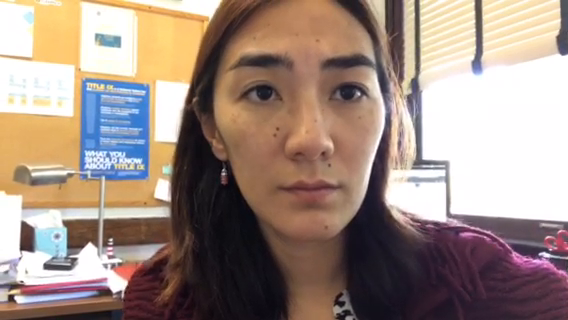
#> input picture frame 19 of instructor/OpenCV/eye-recognition/video/janyl.mov, 568 x 320 px
$ python eyetracking.py --face cascades/haarcascade_frontalface_default.xml --eye cascades/haarcascade_eye.xml --video video/janyl.mov
#> lines starting #> are read from the running program, lines starting #| are printed output that depends on the picture; after the words box and inside, x2 and y2 are one past the last pixel; in counts of white or black regions, pixels touching at a corner belong together
### instructor/OpenCV/eye-recognition/imagesearch/imutils.py
# Import the necessary packages
import numpy as np
import cv2

# [23 lines left out: functions translate, rotate, not called in this run]

def resize(image, width = None, height = None, inter = cv2.INTER_AREA):
	# initialize the dimensions of the image to be resized and
	# grab the image size
	dim = None
	(h, w) = image.shape[:2]

	# if both the width and height are None, then return the
	# original image
	if width is None and height is None:
		return image

	# check to see if the width is None
	if width is None:
		# calculate the ratio of the height and construct the
		# dimensions
		r = height / float(h)
		dim = (int(w * r), height)

	# otherwise, the height is None
	else:
		# calculate the ratio of the width and construct the
		# dimensions
		r = width / float(w)
		dim = (width, int(h * r))

	# resize the image
	resized = cv2.resize(image, dim, interpolation = inter)

	# return the resized image
	return resized

### instructor/OpenCV/eye-recognition/imagesearch/eyetracker.py
# import the necessary packages
import cv2

class EyeTracker:
	def __init__(self, faceCascadePath, eyeCascadePath):
		# load the face and eye detector
		self.faceCascade = cv2.CascadeClassifier(faceCascadePath)
		self.eyeCascade = cv2.CascadeClassifier(eyeCascadePath)

	def track(self, image):
		# detect faces in the image and initialize the list of
		# rectangles containing the faces and eyes
		faceRects = self.faceCascade.detectMultiScale(image,
			scaleFactor = 1.1, minNeighbors = 5, minSize = (30, 30),
			flags = cv2.CASCADE_SCALE_IMAGE)
		rects = []

		# loop over the face bounding boxes
		for (fX, fY, fW, fH) in faceRects:
			# extract the face ROI and update the list of
			# bounding boxes
			faceROI = image[fY:fY + fH, fX:fX + fW]
			rects.append((fX, fY, fX + fW, fY + fH))

			# detect eyes in the face ROI
			eyeRects = self.eyeCascade.detectMultiScale(faceROI,
				scaleFactor = 1.1, minNeighbors = 10, minSize = (20, 20),
				flags = cv2.CASCADE_SCALE_IMAGE)

			# loop over the eye bounding boxes
			for (eX, eY, eW, eH) in eyeRects:
				# update the list of boounding boxes
				rects.append(
					(fX + eX, fY + eY, fX + eX + eW, fY + eY + eH))

		# return the rectangles representing bounding
		# boxes around the faces and eyes
		return rects

### instructor/OpenCV/eye-recognition/eyetracking.py
# USAGE
# python eyetracking.py --face cascades/haarcascade_frontalface_default.xml --eye cascades/haarcascade_eye.xml --video video/janyl.mov
# python eyetracking.py --face cascades/haarcascade_frontalface_default.xml --eye cascades/haarcascade_eye.xml

# import the necessary packages
from imagesearch.eyetracker import EyeTracker
from imagesearch import imutils
import argparse
import cv2

# construct the argument parse and parse the arguments
ap = argparse.ArgumentParser()
ap.add_argument("-f", "--face", required = True,
	help = "path to where the face cascade resides")
ap.add_argument("-e", "--eye", required = True,
	help = "path to where the eye cascade resides")
ap.add_argument("-v", "--video",
	help = "path to the (optional) video file")
args = vars(ap.parse_args())

# construct the eye tracker
et = EyeTracker(args["face"], args["eye"])

# if a video path was not supplied, grab the reference
# to the gray
if not args.get("video", False):
	camera = cv2.VideoCapture(0)

# otherwise, load the video
else:
	camera = cv2.VideoCapture(args["video"])

# keep looping
while True:
	# grab the current frame
	(grabbed, frame) = camera.read()
#> frame is the input picture: shape (320, 568, 3); mean B, G, R 130.2, 140.3, 159.4

	# if we are viewing a video and we did not grab a
	# frame, then we have reached the end of the video
	if args.get("video") and not grabbed:
		break

	# resize the frame and convert it to grayscale
	frame = imutils.resize(frame, width = 300)
#> in resize, `resized = cv2.resize(image, dim, interpolation = inter)`:
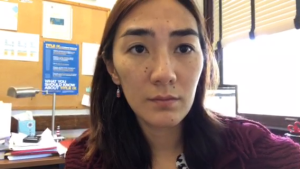
#> resized: shape (169, 300, 3); mean B, G, R 130.2, 140.3, 159.4
	gray = cv2.cvtColor(frame, cv2.COLOR_BGR2GRAY)
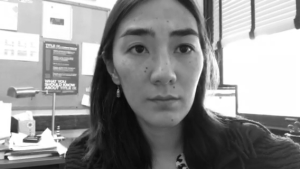
#> gray: shape (169, 300); min 9, max 255, mean 144.8

	# detect faces and eyes in the image
	rects = et.track(gray)
#> in track, `faceRects = self.faceCascade.detectMultiScale(image, scaleFactor = 1.1..`: faceRects = [[101, 6, 115, 115]]
#> the loop in track, `for (fX, fY, fW, fH) in faceRects:` made 1 pass
#> (fX, fY, fW, fH, eyeRects) on pass 1: (101, 6, 115, 115, [[66, 27, 30, 30], [20, 26, 32, 32]])
#> pass 1, in track, `faceROI = image[fY:fY + fH, fX:fX + fW]`:
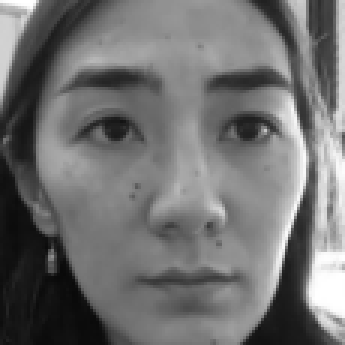
#> faceROI: shape (115, 115) (shown 3 times larger); min 9, max 255, mean 112.8
#> after the loop in track, `for (fX, fY, fW, fH) in faceRects:`: rects = [(101, 6, 216, 121), (167, 33, 197, 63), (121, 32, 153, 64)]

	# loop over the face bounding boxes and draw them
	for rect in rects:
		cv2.rectangle(frame, (rect[0], rect[1]), (rect[2], rect[3]), (0, 255, 0), 2)
#> this loop made 3 passes
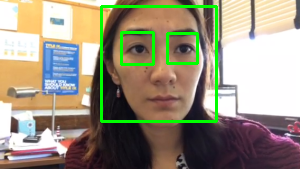
#> frame: shape (169, 300, 3); 4.17% of pixels changed, all inside (x1, y1, x2, y2) = (100, 5, 218, 123)

	# show the tracked eyes and face
	cv2.imshow("Tracking", frame)

	# if the 'q' key is pressed, stop the loop
	if cv2.waitKey(1) & 0xFF == ord("q"):
#> (key q is pressed here)
		break

# cleanup the camera and close any open windows
camera.release()
cv2.destroyAllWindows()

$ run again, starting later in the video
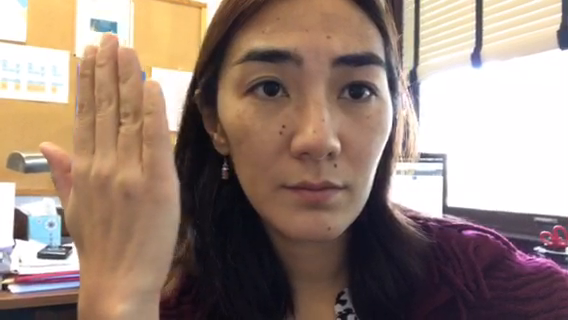
#> input picture frame 85 of instructor/OpenCV/eye-recognition/video/janyl.mov, 568 x 320 px
#> frame is the input picture: shape (320, 568, 3); mean B, G, R 121.3, 132.6, 153.5
#> faceRects = [[106, 5, 113, 113]]
#> the loop in track, `for (fX, fY, fW, fH) in faceRects:` made 1 pass
#> (fX, fY, fW, fH, eyeRects) on pass 1: (106, 5, 113, 113, [[19, 26, 32, 32], [66, 28, 30, 30]])
#> pass 1, in track, `faceROI = image[fY:fY + fH, fX:fX + fW]`:
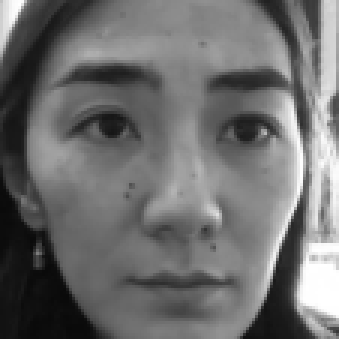
#> faceROI: shape (113, 113) (shown 3 times larger); min 9, max 255, mean 110
#> after the loop in track, `for (fX, fY, fW, fH) in faceRects:`: rects = [(106, 5, 219, 118), (125, 31, 157, 63), (172, 33, 202, 63)]
#> the loop `for rect in rects:` made 3 passes
#> after the loop `for rect in rects:`:
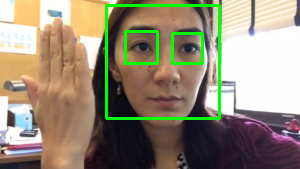
#> frame: shape (169, 300, 3); mean B, G, R 117.5, 138.9, 148.5

$ run again, starting later in the video
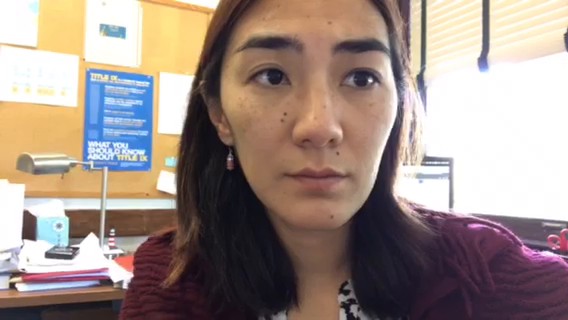
#> input picture frame 152 of instructor/OpenCV/eye-recognition/video/janyl.mov, 568 x 320 px
#> frame is the input picture: shape (320, 568, 3); mean B, G, R 133.9, 141.5, 158.2
#> faceRects = [[109, 3, 110, 110]]
#> the loop in track, `for (fX, fY, fW, fH) in faceRects:` made 1 pass
#> (fX, fY, fW, fH, eyeRects) on pass 1: (109, 3, 110, 110, [[16, 19, 35, 35], [64, 22, 31, 31]])
#> pass 1, in track, `faceROI = image[fY:fY + fH, fX:fX + fW]`:
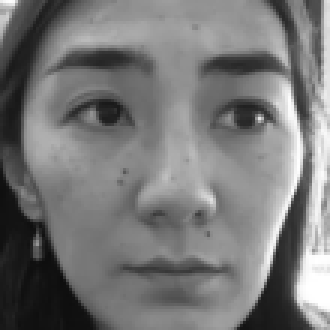
#> faceROI: shape (110, 110) (shown 3 times larger); min 13, max 255, mean 119.4
#> after the loop in track, `for (fX, fY, fW, fH) in faceRects:`: rects = [(109, 3, 219, 113), (125, 22, 160, 57), (173, 25, 204, 56)]
#> the loop `for rect in rects:` made 3 passes
#> after the loop `for rect in rects:`:
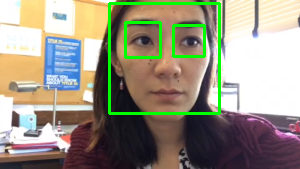
#> frame: shape (169, 300, 3); mean B, G, R 129.7, 147.3, 152.4
